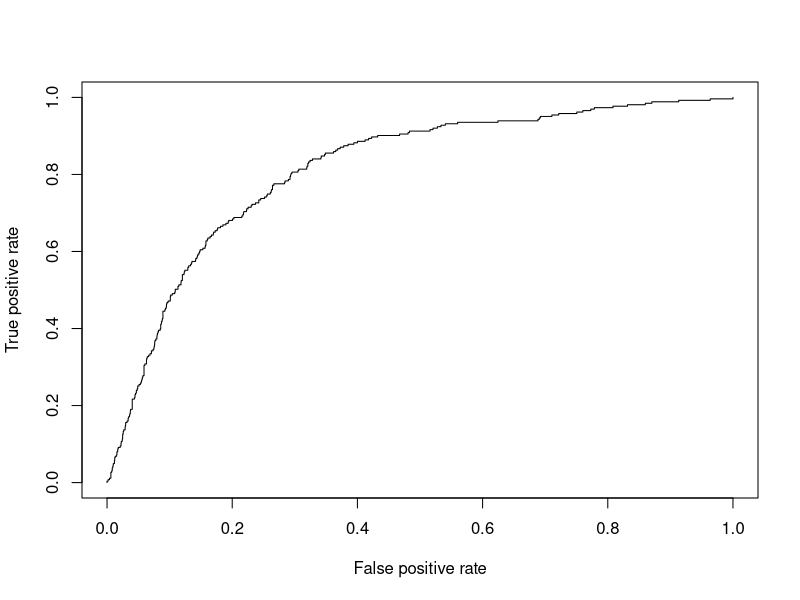
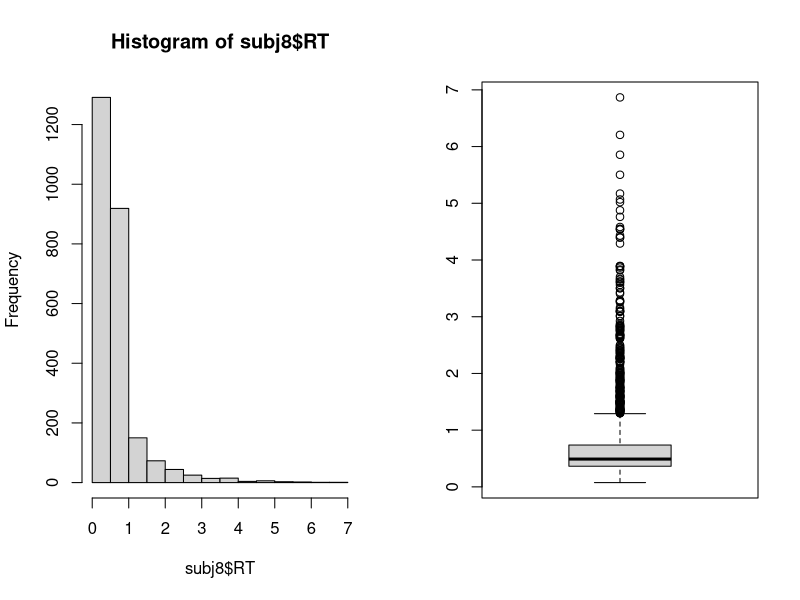
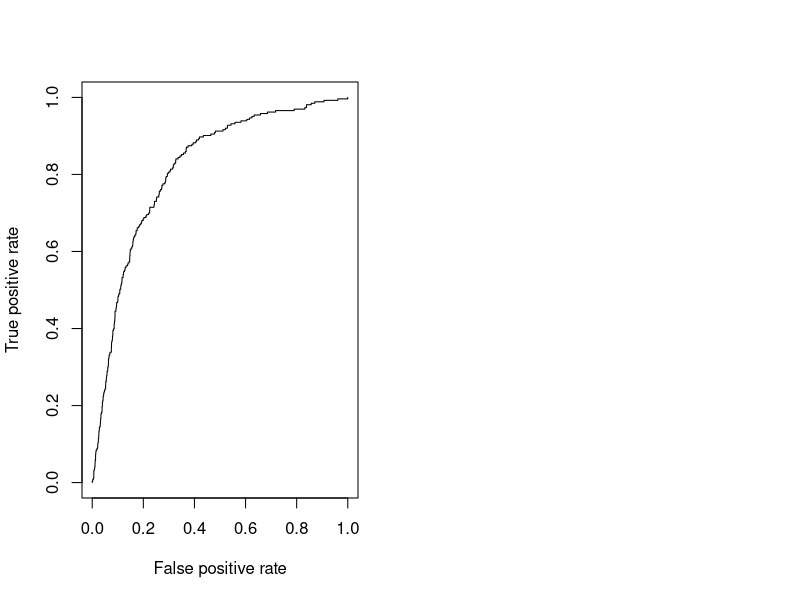

Write the R code that produced these figures, in order.
## ---- chunk 1
knitr::opts_chunk$set(echo = TRUE)
require(ROCR)
## ---- chunk 2
dat <- read.table("./decision.dat",header=T)

dat$cohFac <- as.factor(dat$cohFac)
dat$isDots <- as.factor(dat$isDots)

is.factor(dat$cohFac)
is.factor(dat$isDots)

subj8 <- dat[dat$subjNo==8,]
## ---- chunk 3
mod <- glm(ER ~ RT + isDots + isLeft + cohFac + blocknum,data=subj8,
           family=binomial(link="logit"))

# Getting coefficients from model
summary(mod)$coefficients

# Turn the regression coefficients into odds
exp(cbind(Odds_Ratio=coef(mod),confint(mod)))

# Performing a chi-square test on the model
anova(mod,test="Chisq")

prob_change <- function(OR, base) {
  prob <- OR*base/(1 + OR*base - base)
  return(prob)
}

prob_change(1.11419598, mean(subj8$ER))
prob_change(11.22986839, mean(subj8$ER))
prob_change(1.81196733, mean(subj8$ER))
prob_change(0.28999075, mean(subj8$ER))

## ---- chunk 4
library(ROCR)

# Plot ROC graph
p <- predict(mod,type="response")
pr <- prediction(p,subj8$ER)
prf <- performance(pr, measure = "tpr", x.measure = "fpr")
plot(prf)

## ---- chunk 5
auc <- performance(pr, measure = "auc")
auc <- auc@y.values[[1]]
auc
## ---- chunk 6
par(mfrow=c(1,2))
hist(subj8$RT)
boxplot(subj8$RT)
## ---- chunk 7
library("Hmisc")
data <- subj8[, c(3,4,5,6,7)]
rcorr(as.matrix(data))
## ---- chunk 8
library("MASS")
mod.step<-stepAIC(mod,trace=3)
mod.step$anova
## ---- chunk 9
mod <- glm(ER ~ RT + isDots + cohFac + isDots * cohFac + isLeft + blocknum,data=subj8, family=binomial(link="logit"))
library(ROCR)
p <- predict(mod,type="response")
pr <- prediction(p,subj8$ER)
prf <- performance(pr, measure = "tpr", x.measure = "fpr")
plot(prf)
auc <- performance(pr, measure = "auc")
auc <- auc@y.values[[1]]

## ---- chunk 10
mod.step<-stepAIC(mod,trace=3)
mod.step$anova
## ---- chunk 11
mod <- glm(ER ~ RT + isDots * cohFac + isLeft + blocknum,data=subj8, family=binomial(link="logit"))
mod.step<-stepAIC(mod,trace=3)
mod.step$anova
